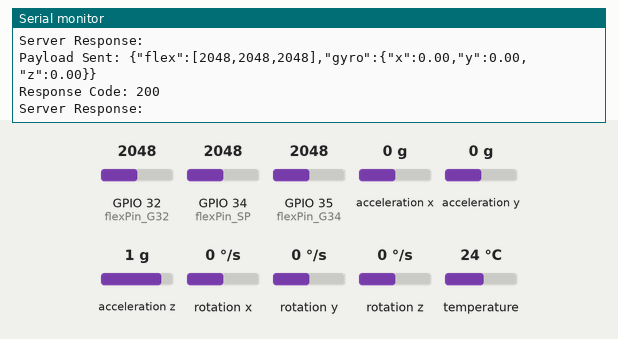
Bench run of a sketch on a simulated ESP32. On the bench: the last lines printed to the serial monitor. The test bench sets the inputs (shaded band); at power-on: rotation x 0 °/s, GPIO 32 (flexPin_G32) = 2048, GPIO 34 (flexPin_SP) = 2048, GPIO 35 (flexPin_G34) = 2048, rotation y 0 °/s, rotation z 0 °/s, acceleration x 0 g, acceleration y 0 g, acceleration z 1 g, temperature 24 °C. WiFi joins after 1.5 s; servers stay silent unless stated; uploads are accepted with an empty reply.

Above: at 2.7 s.
2.8 s: rotation x set to -192 °/s
At 3.7 s:
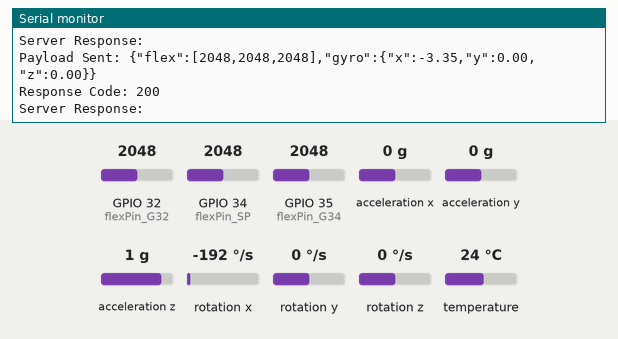
4.3 s: GPIO 32 (flexPin_G32) set to 2866
At 5.1 s:
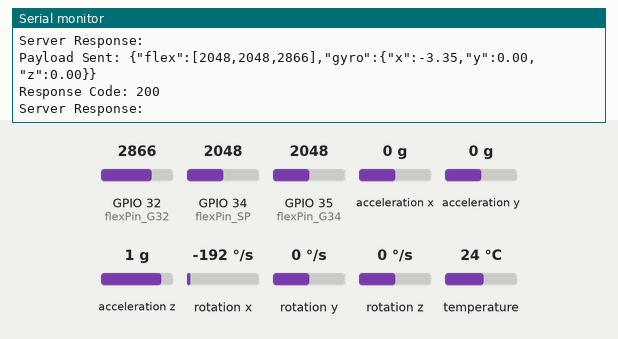
5.8 s: GPIO 34 (flexPin_SP) set to 2866
At 7.1 s:
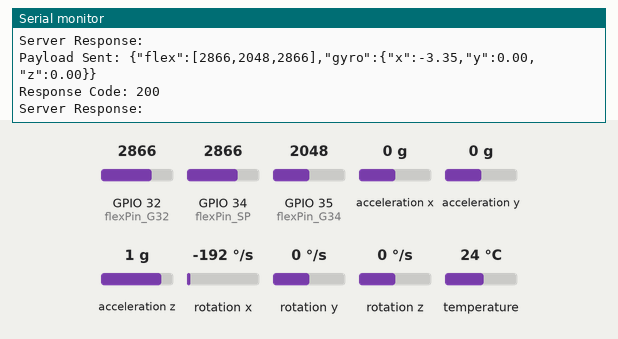
7.3 s: GPIO 35 (flexPin_G34) set to 2866
At 8.6 s:
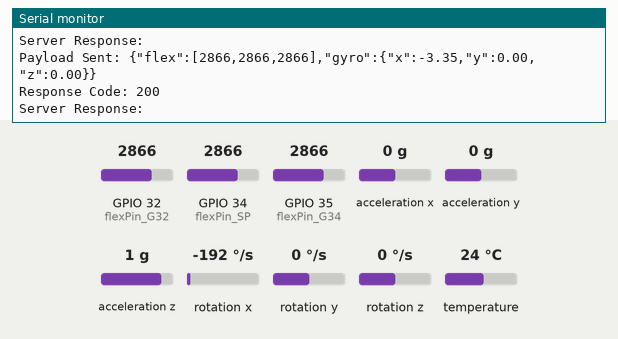
8.8 s: rotation y set to -192 °/s
At 10.1 s:
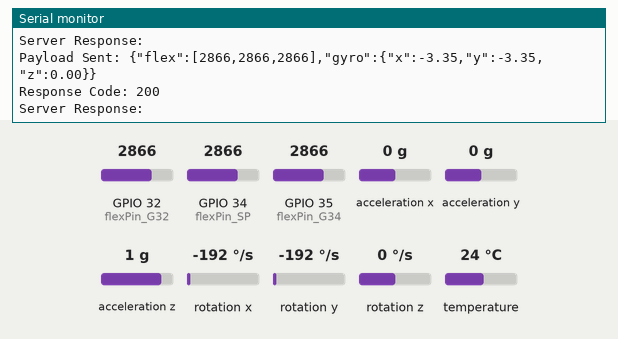
10.3 s: rotation z set to -192 °/s
At 11.4 s:
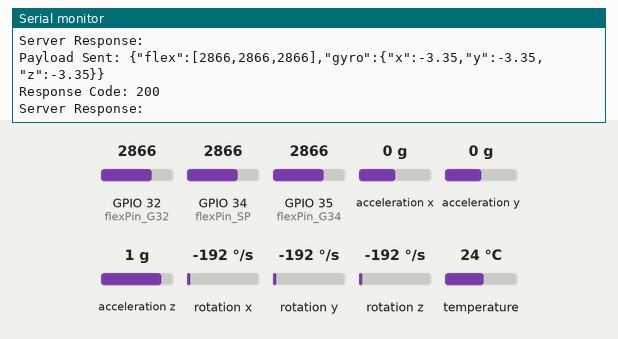

Measured:
- after the input at 2.8 s, the serial monitor: prints a new line after 0.32 s (image 1)
- after the input at 4.3 s, the serial monitor: prints a new line after 0.23 s (image 2)
- after the input at 5.8 s, the serial monitor: prints a new line after 0.86 s (image 3)
- after the input at 7.3 s, the serial monitor: prints a new line after 0.77 s (image 4)
- after the input at 8.8 s, the serial monitor: prints a new line after 0.68 s (image 5)
- after the input at 10.3 s, the serial monitor: prints a new line after 0.60 s (image 6)

The sketch:

glove-esp32.ino
```cpp
#include <Wire.h>
#include <WiFi.h>
#include <HTTPClient.h>
#include <Adafruit_MPU6050.h>
#include <Adafruit_Sensor.h>

// WiFi credentials - Ayush Shrikhande
const char* ssid = "Recover.Me-125969";
const char* password = "kj3e8szdxf6c5r9";

// Server URL - Ayush Shrikhande
const char* serverName = "http://192.168.244.200:3001/api/sensor";

// // WiFi credentials - Anvesh Khode
// const char* ssid = ":(";
// const char* password = "abababab";

// // // Server URL - Anvesh Khode
// const char* serverName = "http://192.168.128.121:3001/api/sensor";


// Flex sensor pins (final assignment)
const int flexPin_SP = 34;  // SP → GPIO34
const int flexPin_G34 = 35; // G34 → GPIO35
const int flexPin_G32 = 32; // G32 → GPIO32


Adafruit_MPU6050 mpu;

void setup() {
  Serial.begin(115200);

  // Setup WiFi
  WiFi.begin(ssid, password);
  Serial.print("Connecting to WiFi...");
  while (WiFi.status() != WL_CONNECTED) {
    delay(500);
    Serial.print(".");
  }
  Serial.println("\nConnected to WiFi!");

  // Initialize MPU6050
  if (!mpu.begin()) {
    Serial.println("MPU6050 not connected!");
    while (1) delay(10);
  }
  Serial.println("MPU6050 connected!");
}

void loop() {
  // Read flex sensors
  int flexValue1 = analogRead(flexPin_SP);
  int flexValue2 = analogRead(flexPin_G34);
  int flexValue3 = analogRead(flexPin_G32);

  // Read MPU6050 sensor
  sensors_event_t accel, gyro, temp;
  mpu.getEvent(&accel, &gyro, &temp);

  // Construct JSON payload
  String jsonData = "{";
  jsonData += "\"flex\":[";
  jsonData += String(flexValue1) + ",";
  jsonData += String(flexValue2) + ",";
  jsonData += String(flexValue3) + "],";
  jsonData += "\"gyro\":{";
  jsonData += "\"x\":" + String(gyro.gyro.x, 2) + ",";
  jsonData += "\"y\":" + String(gyro.gyro.y, 2) + ",";
  jsonData += "\"z\":" + String(gyro.gyro.z, 2);
  jsonData += "}}";

  // HTTP POST request
  if (WiFi.status() == WL_CONNECTED) {
    HTTPClient http;
    http.begin(serverName);
    http.addHeader("Content-Type", "application/json");

    int httpResponseCode = http.POST(jsonData);

    Serial.println("Payload Sent: " + jsonData);
    Serial.print("Response Code: ");
    Serial.println(httpResponseCode);

    if (httpResponseCode > 0) {
      String response = http.getString();
      Serial.println("Server Response: " + response);
    } else {
      Serial.println("HTTP Error!");
    }

    http.end();
  } else {
    Serial.println("WiFi disconnected!");
  }

  delay(500);  // Adjusted to 500ms to avoid flooding
}
```
